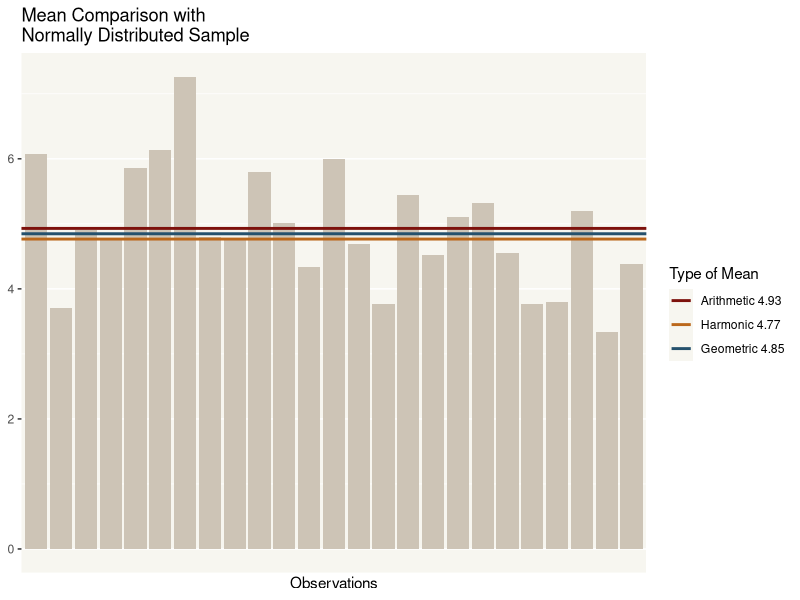
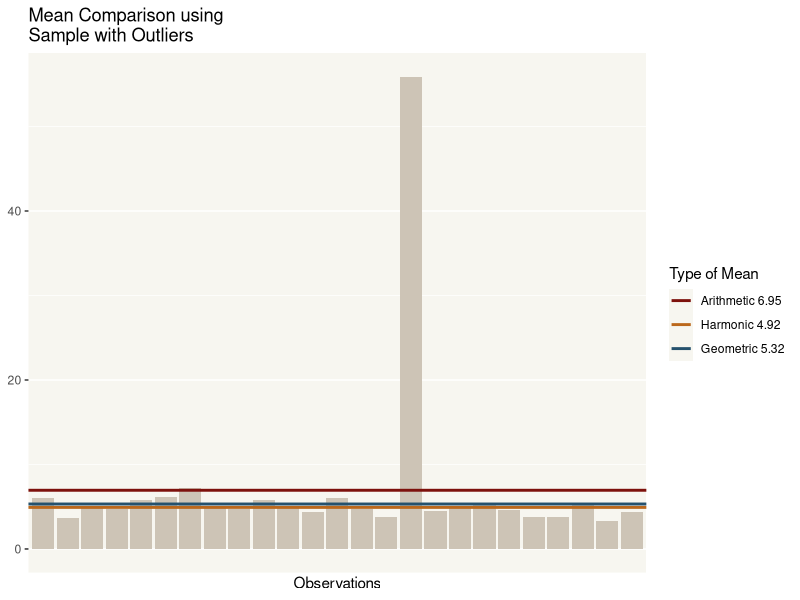

Write R code to recreate these figures, in order.
# http://economistatlarge.com/r-guide/arithmetic-harmonic-geometric-means-r

library(ggplot2)
library(reshape2)

# Function to calculate the harmonic mean
harmonicMean <- function(array) {
  if(!is.numeric(array)) {
    stop("Passed argument must be an array. Consider using sapply for data frames")
  }
  if(any(array < 0)) {
    stop("All values must be greater than zero.")
  }
  length(array) / sum(1 / array)
}

# Function to calculate the geometric mean
geometricMean <- function(array) {
  if(!is.numeric(array)) {
    stop("Passed argument must be an array. Consider using sapply for data frames")
  }
  if(any(array < 0)) {
    stop("All values must be greater than zero.
         If you are attempting to apply this function to rates,
         convert to +1 format.
         For example, 5% becomes 1.05 and -20% becomes .8.")
  }
  prod(array)^(1/length(array))
}

# Function to capture the three means based on the sample
fetchMeans <- function(sample) {
  #passed data frame with n number of rows and 2 columns (values and obs)
  arithmetic <- mean(sample$value)
  harmonic <- harmonicMean(sample$value)
  geometric <- geometricMean(sample$value)
  results <- data.frame(arithmetic, harmonic, geometric)
  
  return(results)
}

#### Graphs
# color scheme
ealred <- "#7D110C"
ealtan <- "#CDC4B6"
eallighttan <- "#F7F6F0"
ealdark <- "#423C30"
ealorange <- "#BB681C"
ealgreen <- "#3E4525"
ealblue <- "#25516D"

# function that plots the three means for comparison, called below
# first calculate the various means
# and then flatten to a data frame that
# can be plotted with ggplot2
plot.means <- function(sample) {
  results <- fetchMeans(sample)
  results.melted <- melt(results, variable.name = "Type", value.name = "Mean")
  
  g <- ggplot(sample, aes(x = obs, y = value)) +
    geom_bar(stat = "identity", alpha = 1, fill = ealtan) +
    geom_hline(data = results.melted, aes(yintercept = Mean, color = Type),
               show.legend = TRUE, size = 1) +
    scale_color_manual(name = "Type of Mean", 
                       values = c(ealred, ealorange, ealblue),
                       breaks = c("arithmetic", "harmonic", "geometric"),
                       labels = c(paste("Arithmetic", round(results$arithmetic, digits = 2)),
                                  paste("Harmonic", round(results$harmonic, digits =2)),
                                  paste("Geometric", round(results$geometric, digits = 2)))) +
    scale_x_discrete(breaks = NULL) +
    labs(x = "Observations", y = NULL) +
    theme(panel.background = element_rect(fill = eallighttan))
  return(g)
}

#### Comparison with Normally Distributed Sample

# First generate 'random' set of n numbers with mean of m. 
# These will be normally distributed
# so you expect arithmetic mean, harmonic mean, and geometric mean
# to be fairly consistent.
n <- 25
m <- 5
sample <- data.frame("value" = rnorm(n = n, mean = m))
sample$obs <- rownames(sample)

# study about the characteristics of the row
# http://www.perfectlyrandom.org/2015/06/16/never-trust-the-row-names-of-a-dataframe-in-R/
# this is also interesting
# http://www.perfectlyrandom.org/2015/05/16/colon-operator-in-R/

# Next plot the three means, compared with the sample population
g <- plot.means(sample)
g <- g + ggtitle("Mean Comparison with\nNormally Distributed Sample")
g
# ggsave("test.png")

#### Comparison based on sample with an Outlier
# Add a few outliers to distorn the population
sample.outliers <- sample
sample.outliers[n-2, 1] <- m^2.5

g.outlier <- plot.means(sample.outliers)
g.outlier <- g.outlier + ggtitle("Mean Comparison using\nSample with Outliers")
g.outlier